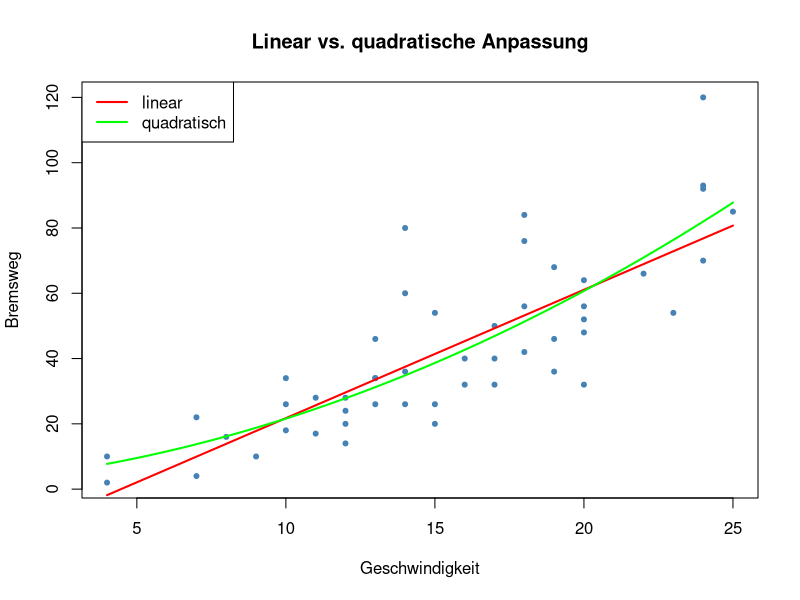
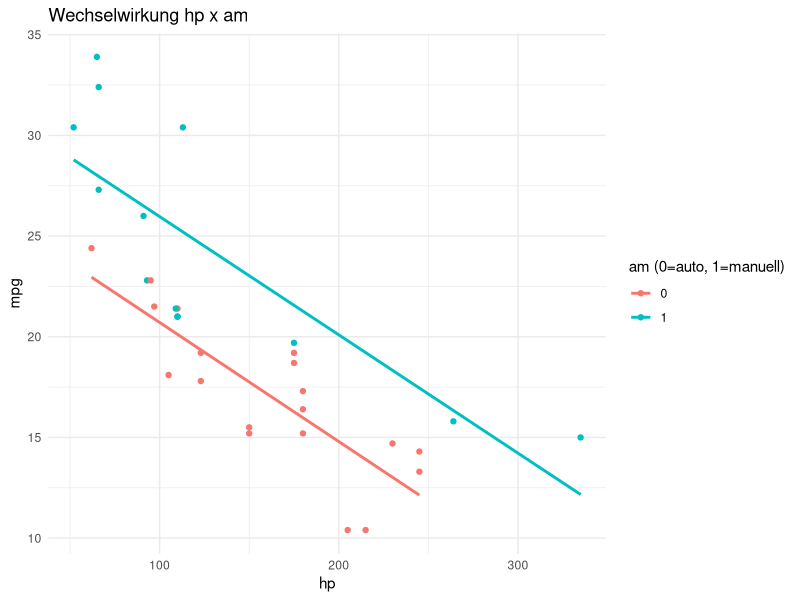
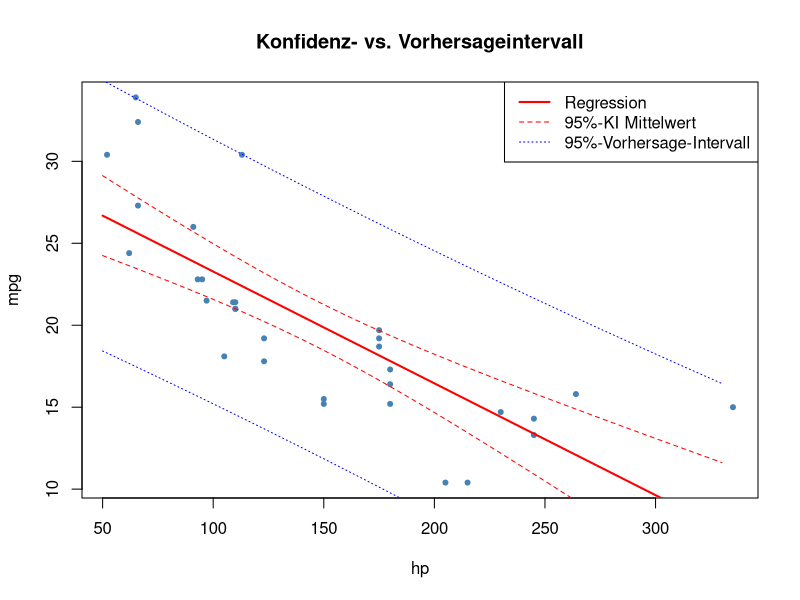
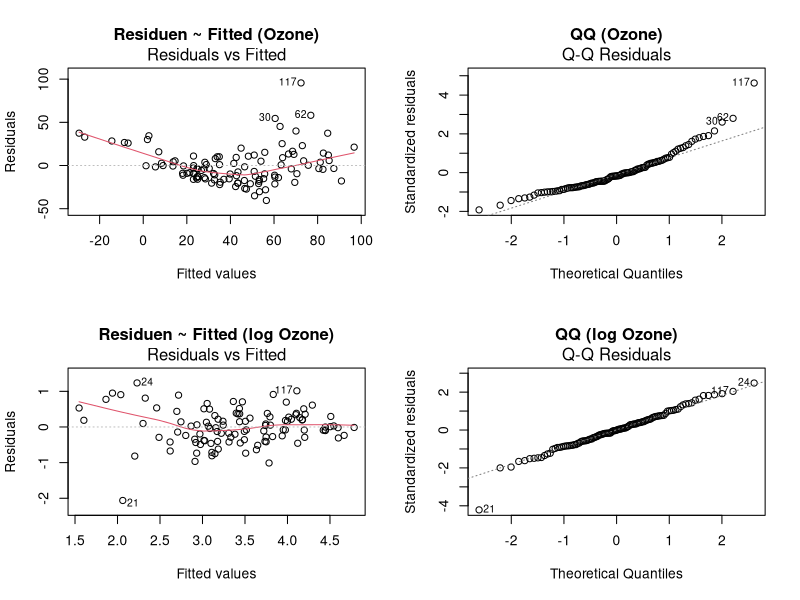

Reproduce these figures in R, in order.
# =============================================================================
# Übung Kapitel 8 – Zusatz: Erweiterungen der linearen Regression
# Themen: Polynomiale Regression, Interaktionseffekte, Dummy-Codierung,
#         Variablenselektion (AIC / step), Multikollinearität (VIF),
#         k-fache Kreuzvalidierung, Konfidenz- vs. Vorhersageintervall,
#         Log-Transformation
# Datensätze: mtcars, cars, airquality (R-base)
# =============================================================================

# install.packages(c("car", "ggplot2"))
library(car)        # für vif()
library(ggplot2)


# -----------------------------------------------------------------------------
# Aufgabe 1 – Polynomiale Regression
# -----------------------------------------------------------------------------
# Im cars-Datensatz (Bremsweg in Abhängigkeit der Geschwindigkeit) ist der
# Zusammenhang nicht ganz linear, weil der Bremsweg quadratisch mit der
# Geschwindigkeit wächst.
#
# a) Schätze ein Modell zweiter Ordnung: dist ~ speed + I(speed^2).
# b) Vergleiche mit dem linearen Modell mittels anova() und R^2.
# c) Visualisiere beide Anpassungen.

data(cars)

mod_lin <- lm(dist ~ speed,                    data = cars)
mod_qua <- lm(dist ~ speed + I(speed^2),       data = cars)

summary(mod_lin)$r.squared
summary(mod_qua)$r.squared

anova(mod_lin, mod_qua)   # Modellvergleich

# Plot
neue_speed <- data.frame(speed = seq(min(cars$speed), max(cars$speed), 0.1))
plot(cars$speed, cars$dist, pch = 20, col = "steelblue",
     xlab = "Geschwindigkeit", ylab = "Bremsweg",
     main = "Linear vs. quadratische Anpassung")
lines(neue_speed$speed, predict(mod_lin, neue_speed), col = "red",   lwd = 2)
lines(neue_speed$speed, predict(mod_qua, neue_speed), col = "green", lwd = 2)
legend("topleft", c("linear", "quadratisch"),
       col = c("red", "green"), lwd = 2)


# -----------------------------------------------------------------------------
# Aufgabe 2 – Interaktionseffekte (Wechselwirkung)
# -----------------------------------------------------------------------------
# Frage: Hängt der Effekt von hp auf mpg davon ab, ob der Wagen ein
# Schaltgetriebe hat (am = 1) oder nicht (am = 0)?
#
# Modell mit Wechselwirkung:  mpg ~ hp * factor(am)
#   - hp                 -> Haupteffekt von hp
#   - factor(am)1        -> Niveau-Unterschied zwischen am=0 und am=1
#   - hp:factor(am)1     -> unterschiedliche Steigung von hp je am

data(mtcars)
mod_int <- lm(mpg ~ hp * factor(am), data = mtcars)
summary(mod_int)

ggplot(mtcars, aes(x = hp, y = mpg, color = factor(am))) +
  geom_point() +
  geom_smooth(method = "lm", se = FALSE) +
  labs(title = "Wechselwirkung hp x am",
       color = "am (0=auto, 1=manuell)") +
  theme_minimal()


# -----------------------------------------------------------------------------
# Aufgabe 3 – Dummy-Codierung kategorialer Variablen
# -----------------------------------------------------------------------------
# Die Variable cyl (4 / 6 / 8) soll nicht als metrische, sondern als
# kategoriale Variable in die Regression eingehen. R erzeugt automatisch
# Dummy-Variablen, wenn factor() verwendet wird.

mod_cat <- lm(mpg ~ factor(cyl) + wt, data = mtcars)
summary(mod_cat)

# Geschätzte Mittelwerte je Zylinderzahl bei wt = mean(wt)
neue <- data.frame(cyl = c(4, 6, 8), wt = mean(mtcars$wt))
neue$cyl <- factor(neue$cyl, levels = c(4, 6, 8))
predict(mod_cat, newdata = neue)


# -----------------------------------------------------------------------------
# Aufgabe 4 – Variablenselektion mit AIC (step)
# -----------------------------------------------------------------------------
# Beginne mit dem vollen Modell und reduziere es schrittweise rückwärts
# auf das beste Modell laut AIC.

voll  <- lm(mpg ~ ., data = mtcars)
beste <- step(voll, direction = "backward", trace = FALSE)
summary(beste)
cat("AIC voll =", AIC(voll), " | AIC reduziert =", AIC(beste), "\n")

# Vorwärts-Auswahl ausgehend vom Nullmodell:
nulle <- lm(mpg ~ 1, data = mtcars)
vor   <- step(nulle,
              scope = list(lower = nulle, upper = voll),
              direction = "forward", trace = FALSE)
formula(vor)


# -----------------------------------------------------------------------------
# Aufgabe 5 – Multikollinearität: Variance Inflation Factor (VIF)
# -----------------------------------------------------------------------------
# Wenn Regressoren stark untereinander korreliert sind, werden die
# Schätzer instabil. Faustregel:
#   VIF > 5  -> kritisch
#   VIF > 10 -> stark problematisch

mod_voll <- lm(mpg ~ disp + hp + wt + qsec + drat, data = mtcars)
vif(mod_voll)

# Korrelationsmatrix der Regressoren zur Veranschaulichung
round(cor(mtcars[, c("disp", "hp", "wt", "qsec", "drat")]), 2)


# -----------------------------------------------------------------------------
# Aufgabe 6 – k-fache Kreuzvalidierung (k = 5) per Hand
# -----------------------------------------------------------------------------
# Schätze die out-of-sample-RMSE des Modells mpg ~ wt + hp via 5-facher CV.

set.seed(123)
k <- 5
fold <- sample(rep(1:k, length.out = nrow(mtcars)))

rmse_folds <- numeric(k)
for (i in 1:k) {
  train <- mtcars[fold != i, ]
  test  <- mtcars[fold == i, ]
  m     <- lm(mpg ~ wt + hp, data = train)
  pred  <- predict(m, newdata = test)
  rmse_folds[i] <- sqrt(mean((test$mpg - pred)^2))
}
cat("RMSE pro Fold:", round(rmse_folds, 3), "\n")
cat("CV-RMSE (Mittel):", round(mean(rmse_folds), 3), "\n")


# -----------------------------------------------------------------------------
# Aufgabe 7 – Konfidenz- vs. Vorhersageintervall
# -----------------------------------------------------------------------------
# - Konfidenzintervall: Unsicherheit der mittleren Antwort E(Y|x).
# - Vorhersageintervall: Unsicherheit einer EINZELNEN neuen Beobachtung
#   y_neu (immer breiter, weil Residual-Streuung dazu kommt).

mod <- lm(mpg ~ hp, data = mtcars)
neue_hp <- data.frame(hp = seq(50, 330, by = 10))
ci  <- predict(mod, newdata = neue_hp, interval = "confidence", level = 0.95)
vi  <- predict(mod, newdata = neue_hp, interval = "prediction", level = 0.95)  # nicht "pi": das ist die Kreiszahl

plot(mtcars$hp, mtcars$mpg, pch = 20, col = "steelblue",
     xlab = "hp", ylab = "mpg",
     main = "Konfidenz- vs. Vorhersageintervall")
lines(neue_hp$hp, ci[, "fit"], col = "red", lwd = 2)
lines(neue_hp$hp, ci[, "lwr"], col = "red", lty = 2)
lines(neue_hp$hp, ci[, "upr"], col = "red", lty = 2)
lines(neue_hp$hp, vi[, "lwr"], col = "blue", lty = 3)
lines(neue_hp$hp, vi[, "upr"], col = "blue", lty = 3)
legend("topright",
       c("Regression", "95%-KI Mittelwert", "95%-Vorhersage-Intervall"),
       col = c("red", "red", "blue"), lty = c(1, 2, 3), lwd = c(2, 1, 1))


# -----------------------------------------------------------------------------
# Aufgabe 8 – Log-Transformation der Zielgröße
# -----------------------------------------------------------------------------
# Der airquality-Datensatz enthält rechtsschiefe Ozonwerte. Vergleiche
# Modelle mit und ohne Log-Transformation der Zielgröße.

aq <- na.omit(airquality)

mod1 <- lm(Ozone        ~ Temp + Wind + Solar.R, data = aq)
mod2 <- lm(log(Ozone)   ~ Temp + Wind + Solar.R, data = aq)

par(mfrow = c(2, 2))
plot(mod1, which = 1, main = "Residuen ~ Fitted (Ozone)")
plot(mod1, which = 2, main = "QQ (Ozone)")
plot(mod2, which = 1, main = "Residuen ~ Fitted (log Ozone)")
plot(mod2, which = 2, main = "QQ (log Ozone)")
par(mfrow = c(1, 1))

cat("R^2 (Ozone)     =", round(summary(mod1)$r.squared, 3), "\n")
cat("R^2 (log Ozone) =", round(summary(mod2)$r.squared, 3), "\n")
# -> Die Log-Transformation linearisiert den Zusammenhang und stabilisiert
#    die Varianz der Residuen (Residuenplots vergleichen).
# Achtung: Die beiden R^2 beziehen sich auf verschiedene Zielgrößen (Ozone bzw.
# log(Ozone)) und sind deshalb nur eingeschränkt vergleichbar. Aussagekräftiger
# ist der Blick auf die Residuenplots.
